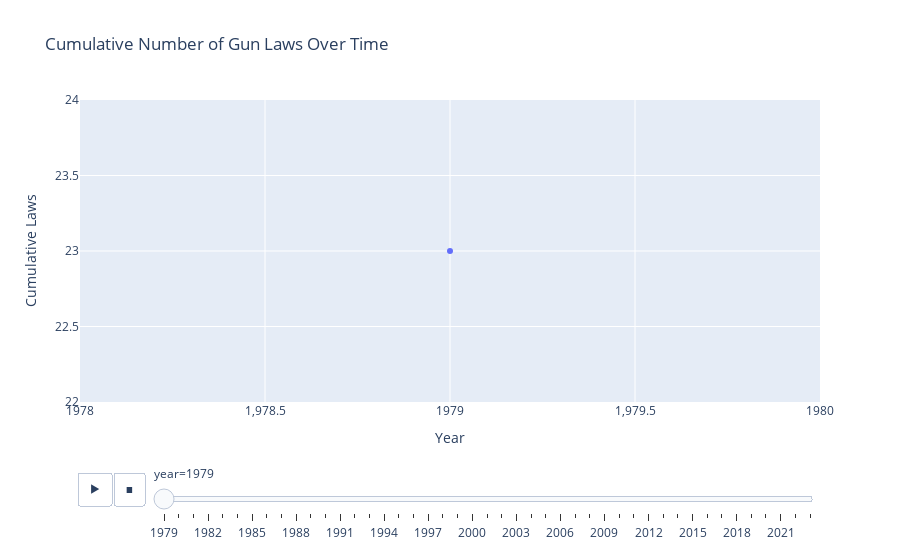

The cell this chart's notebook holds for it:
### Code cell
fig = px.line(
    df_cum,
    x="year",
    y="law_count",
    animation_frame="year",
    markers=True,
    title="Cumulative Number of Gun Laws Over Time"
)

fig.update_layout(
    xaxis_title="Year",
    yaxis_title="Cumulative Laws",
    transition={"duration": 300}
)

fig.show()

### Figure 1 — Plotly figure (JSON) as saved in the notebook; plotly's stock layout.template omitted (floating-point values rounded to 4 significant figures)
{"data": [{"hovertemplate": "year=%{x}<br>law_count=%{y}<extra></extra>", "legendgroup": "", "line": {"color": "#636efa", "dash": "solid"}, "marker": {"symbol": "circle"}, "mode": "lines+markers", "name": "", "orientation": "v", "showlegend": false, "type": "scatter", "x": [1979], "xaxis": "x", "y": [23], "yaxis": "y"}], "layout": {"legend": {"tracegroupgap": 0}, "sliders": [{"active": 0, "currentvalue": {"prefix": "year="}, "len": 0.9, "pad": {"b": 10, "t": 60}, "steps": [{"args": [["1979"], {"frame": {"duration": 0, "redraw": false}, "fromcurrent": true, "mode": "immediate", "transition": {"duration": 0, "easing": "linear"}}], "label": "1979", "method": "animate"}, {"args": [["1980"], {"frame": {"duration": 0, "redraw": false}, "fromcurrent": true, "mode": "immediate", "transition": {"duration": 0, "easing": "linear"}}], "label": "1980", "method": "animate"}, {"args": [["1981"], {"frame": {"duration": 0, "redraw": false}, "fromcurrent": true, "mode": "immediate", "transition": {"duration": 0, "easing": "linear"}}], "label": "1981", "method": "animate"}, {"args": [["1982"], {"frame": {"duration": 0, "redraw": false}, "fromcurrent": true, "mode": "immediate", "transition": {"duration": 0, "easing": "linear"}}], "label": "1982", "method": "animate"}, {"args": [["1983"], {"frame": {"duration": 0, "redraw": false}, "fromcurrent": true, "mode": "immediate", "transition": {"duration": 0, "easing": "linear"}}], "label": "1983", "method": "animate"}, {"args": [["1984"], {"frame": {"duration": 0, "redraw": false}, "fromcurrent": true, "mode": "immediate", "transition": {"duration": 0, "easing": "linear"}}], "label": "1984", "method": "animate"}, {"args": [["1985"], {"frame": {"duration": 0, "redraw": false}, "fromcurrent": true, "mode": "immediate", "transition": {"duration": 0, "easing": "linear"}}], "label": "1985", "method": "animate"}, {"args": [["1986"], {"frame": {"duration": 0, "redraw": false}, "fromcurrent": true, "mode": "immediate", "transition": {"duration": 0, "easing": "linear"}}], "label": "1986", "method": "animate"}, {"args": [["1987"], {"frame": {"duration": 0, "redraw": false}, "fromcurrent": true, "mode": "immediate", "transition": {"duration": 0, "easing": "linear"}}], "label": "1987", "method": "animate"}, {"args": [["1988"], {"frame": {"duration": 0, "redraw": false}, "fromcurrent": true, "mode": "immediate", "transition": {"duration": 0, "easing": "linear"}}], "label": "1988", "method": "animate"}, {"args": [["1989"], {"frame": {"duration": 0, "redraw": false}, "fromcurrent": true, "mode": "immediate", "transition": {"duration": 0, "easing": "linear"}}], "label": "1989", "method": "animate"}, {"args": [["1990"], {"frame": {"duration": 0, "redraw": false}, "fromcurrent": true, "mode": "immediate", "transition": {"duration": 0, "easing": "linear"}}], "label": "1990", "method": "animate"}, {"args": [["1991"], {"frame": {"duration": 0, "redraw": false}, "fromcurrent": true, "mode": "immediate", "transition": {"duration": 0, "easing": "linear"}}], "label": "1991", "method": "animate"}, {"args": [["1992"], {"frame": {"duration": 0, "redraw": false}, "fromcurrent": true, "mode": "immediate", "transition": {"duration": 0, "easing": "linear"}}], "label": "1992", "method": "animate"}, {"args": [["1993"], {"frame": {"duration": 0, "redraw": false}, "fromcurrent": true, "mode": "immediate", "transition": {"duration": 0, "easing": "linear"}}], "label": "1993", "method": "animate"}, {"args": [["1994"], {"frame": {"duration": 0, "redraw": false}, "fromcurrent": true, "mode": "immediate", "transition": {"duration": 0, "easing": "linear"}}], "label": "1994", "method": "animate"}, {"args": [["1995"], {"frame": {"duration": 0, "redraw": false}, "fromcurrent": true, "mode": "immediate", "transition": {"duration": 0, "easing": "linear"}}], "label": "1995", "method": "animate"}, {"args": [["1996"], {"frame": {"duration": 0, "redraw": false}, "fromcurrent": true, "mode": "immediate", "transition": {"duration": 0, "easing": "linear"}}], "label": "1996", "method": "animate"}, {"args": [["1997"], {"frame": {"duration": 0, "redraw": false}, "fromcurrent": true, "mode": "immediate", "transition": {"duration": 0, "easing": "linear"}}], "label": "1997", "method": "animate"}, {"args": [["1998"], {"frame": {"duration": 0, "redraw": false}, "fromcurrent": true, "mode": "immediate", "transition": {"duration": 0, "easing": "linear"}}], "label": "1998", "method": "animate"}, {"args": [["1999"], {"frame": {"duration": 0, "redraw": false}, "fromcurrent": true, "mode": "immediate", "transition": {"duration": 0, "easing": "linear"}}], "label": "1999", "method": "animate"}, {"args": [["2000"], {"frame": {"duration": 0, "redraw": false}, "fromcurrent": true, "mode": "immediate", "transition": {"duration": 0, "easing": "linear"}}], "label": "2000", "method": "animate"}, {"args": [["2001"], {"frame": {"duration": 0, "redraw": false}, "fromcurrent": true, "mode": "immediate", "transition": {"duration": 0, "easing": "linear"}}], "label": "2001", "method": "animate"}, {"args": [["2002"], {"frame": {"duration": 0, "redraw": false}, "fromcurrent": true, "mode": "immediate", "transition": {"duration": 0, "easing": "linear"}}], "label": "2002", "method": "animate"}, {"args": [["2003"], {"frame": {"duration": 0, "redraw": false}, "fromcurrent": true, "mode": "immediate", "transition": {"duration": 0, "easing": "linear"}}], "label": "2003", "method": "animate"}, {"args": [["2004"], {"frame": {"duration": 0, "redraw": false}, "fromcurrent": true, "mode": "immediate", "transition": {"duration": 0, "easing": "linear"}}], "label": "2004", "method": "animate"}, {"args": [["2005"], {"frame": {"duration": 0, "redraw": false}, "fromcurrent": true, "mode": "immediate", "transition": {"duration": 0, "easing": "linear"}}], "label": "2005", "method": "animate"}, {"args": [["2006"], {"frame": {"duration": 0, "redraw": false}, "fromcurrent": true, "mode": "immediate", "transition": {"duration": 0, "easing": "linear"}}], "label": "2006", "method": "animate"}, {"args": [["2007"], {"frame": {"duration": 0, "redraw": false}, "fromcurrent": true, "mode": "immediate", "transition": {"duration": 0, "easing": "linear"}}], "label": "2007", "method": "animate"}, {"args": [["2008"], {"frame": {"duration": 0, "redraw": false}, "fromcurrent": true, "mode": "immediate", "transition": {"duration": 0, "easing": "linear"}}], "label": "2008", "method": "animate"}, {"args": [["2009"], {"frame": {"duration": 0, "redraw": false}, "fromcurrent": true, "mode": "immediate", "transition": {"duration": 0, "easing": "linear"}}], "label": "2009", "method": "animate"}, {"args": [["2010"], {"frame": {"duration": 0, "redraw": false}, "fromcurrent": true, "mode": "immediate", "transition": {"duration": 0, "easing": "linear"}}], "label": "2010", "method": "animate"}, {"args": [["2011"], {"frame": {"duration": 0, "redraw": false}, "fromcurrent": true, "mode": "immediate", "transition": {"duration": 0, "easing": "linear"}}], "label": "2011", "method": "animate"}, {"args": [["2012"], {"frame": {"duration": 0, "redraw": false}, "fromcurrent": true, "mode": "immediate", "transition": {"duration": 0, "easing": "linear"}}], "label": "2012", "method": "animate"}, {"args": [["2013"], {"frame": {"duration": 0, "redraw": false}, "fromcurrent": true, "mode": "immediate", "transition": {"duration": 0, "easing": "linear"}}], "label": "2013", "method": "animate"}, {"args": [["2014"], {"frame": {"duration": 0, "redraw": false}, "fromcurrent": true, "mode": "immediate", "transition": {"duration": 0, "easing": "linear"}}], "label": "2014", "method": "animate"}, {"args": [["2015"], {"frame": {"duration": 0, "redraw": false}, "fromcurrent": true, "mode": "immediate", "transition": {"duration": 0, "easing": "linear"}}], "label": "2015", "method": "animate"}, {"args": [["2016"], {"frame": {"duration": 0, "redraw": false}, "fromcurrent": true, "mode": "immediate", "transition": {"duration": 0, "easing": "linear"}}], "label": "2016", "method": "animate"}, {"args": [["2017"], {"frame": {"duration": 0, "redraw": false}, "fromcurrent": true, "mode": "immediate", "transition": {"duration": 0, "easing": "linear"}}], "label": "2017", "method": "animate"}, {"args": [["2018"], {"frame": {"duration": 0, "redraw": false}, "fromcurrent": true, "mode": "immediate", "transition": {"duration": 0, "easing": "linear"}}], "label": "2018", "method": "animate"}, {"args": [["2019"], {"frame": {"duration": 0, "redraw": false}, "fromcurrent": true, "mode": "immediate", "transition": {"duration": 0, "easing": "linear"}}], "label": "2019", "method": "animate"}, {"args": [["2020"], {"frame": {"duration": 0, "redraw": false}, "fromcurrent": true, "mode": "immediate", "transition": {"duration": 0, "easing": "linear"}}], "label": "2020", "method": "animate"}, {"args": [["2021"], {"frame": {"duration": 0, "redraw": false}, "fromcurrent": true, "mode": "immediate", "transition": {"duration": 0, "easing": "linear"}}], "label": "2021", "method": "animate"}, {"args": [["2022"], {"frame": {"duration": 0, "redraw": false}, "fromcurrent": true, "mode": "immediate", "transition": {"duration": 0, "easing": "linear"}}], "label": "2022", "method": "animate"}, {"args": [["2023"], {"frame": {"duration": 0, "redraw": false}, "fromcurrent": true, "mode": "immediate", "transition": {"duration": 0, "easing": "linear"}}], "label": "2023", "method": "animate"}], "x": 0.1, "xanchor": "left", "y": 0, "yanchor": "top"}], "title": {"text": "Cumulative Number of Gun Laws Over Time"}, "transition": {"duration": 300}, "updatemenus": [{"buttons": [{"args": [null, {"frame": {"duration": 500, "redraw": false}, "fromcurrent": true, "mode": "immediate", "transition": {"duration": 500, "easing": "linear"}}], "label": "&#9654;", "method": "animate"}, {"args": [[null], {"frame": {"duration": 0, "redraw": false}, "fromcurrent": true, "mode": "immediate", "transition": {"duration": 0, "easing": "linear"}}], "label": "&#9724;", "method": "animate"}], "direction": "left", "pad": {"r": 10, "t": 70}, "showactive": false, "type": "buttons", "x": 0.1, "xanchor": "right", "y": 0, "yanchor": "top"}], "xaxis": {"anchor": "y", "categoryarray": [1979, 1980, 1981, 1982, 1983, 1984, 1985, 1986, 1987, 1988, 1989, 1990, 1991, 1992, 1993, 1994, 1995, 1996, 1997, 1998, 1999, 2000, 2001, 2002, 2003, 2004, 2005, 2006, 2007, 2008, 2009, 2010, 2011, 2012, 2013, 2014, 2015, 2016, 2017, 2018, 2019, 2020, 2021, 2022, 2023], "categoryorder": "array", "domain": [0, 1], "title": {"text": "Year"}}, "yaxis": {"anchor": "x", "domain": [0, 1], "title": {"text": "Cumulative Laws"}}}}
